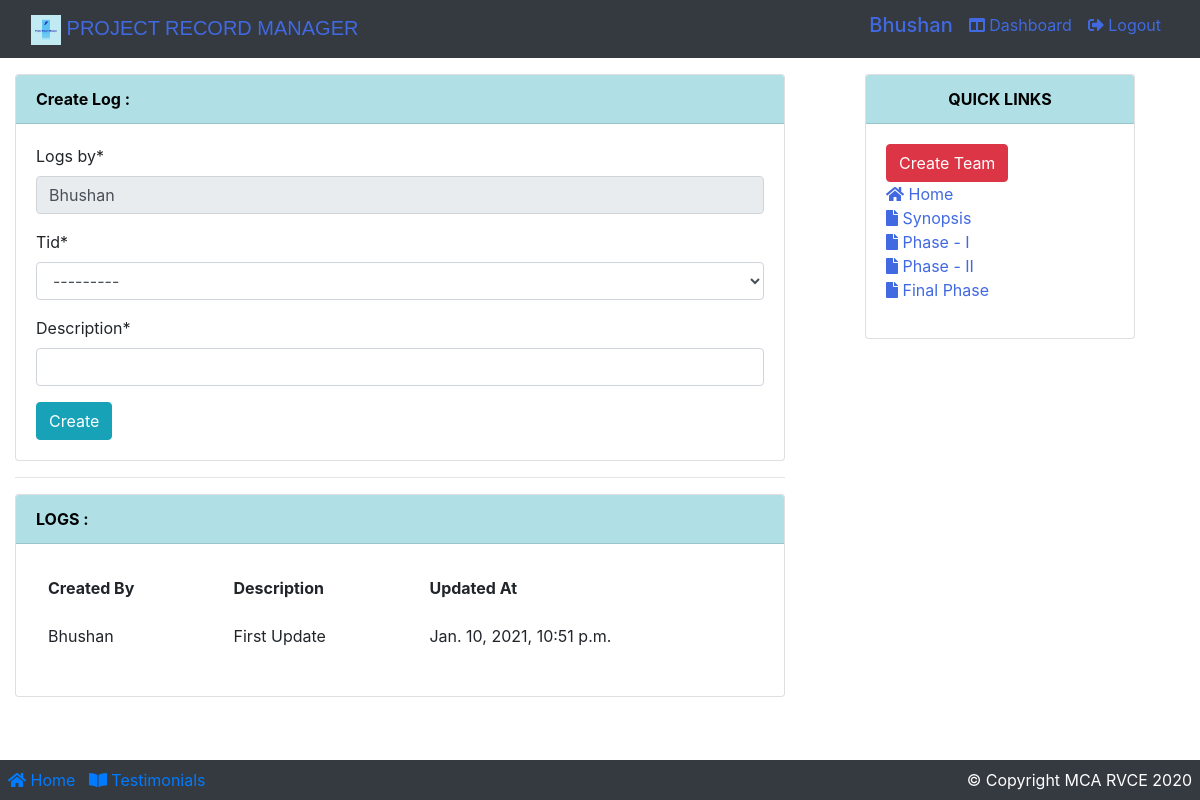
Before: /studentdash/ (signed in) with the older database file.
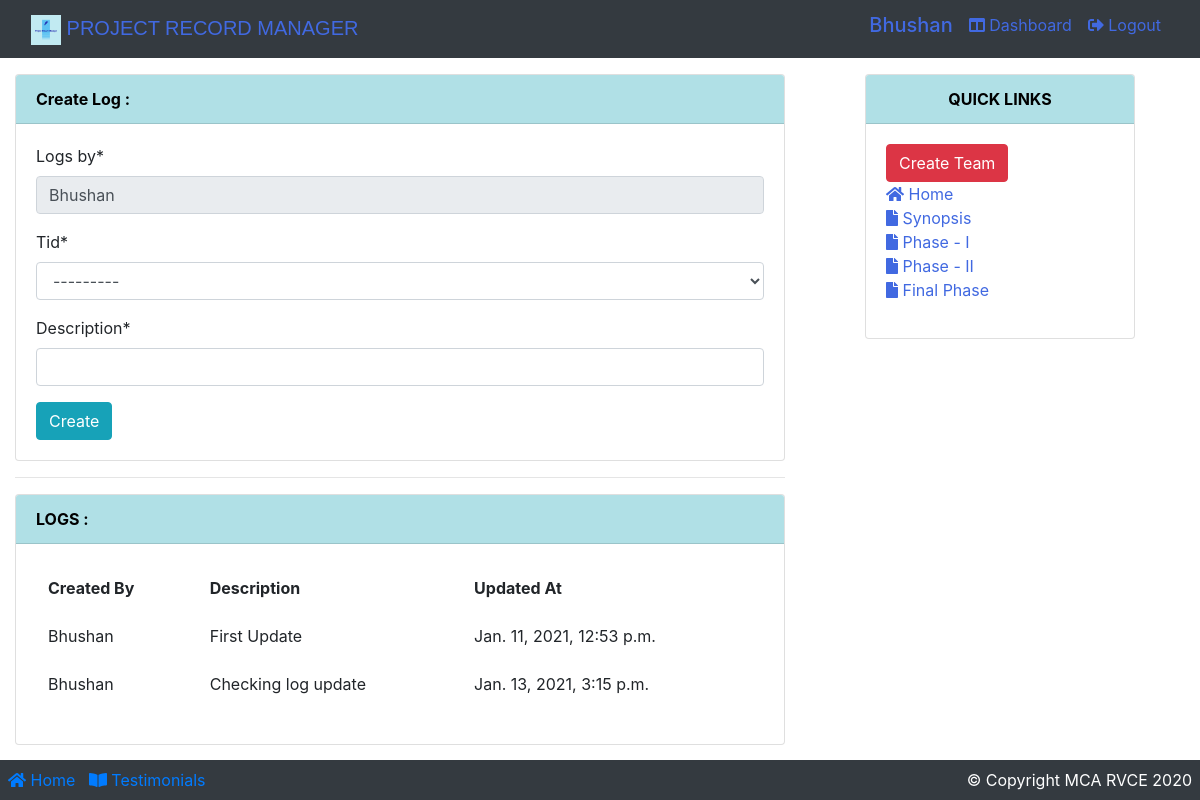
After: the same page with the newer database file.
### app/models.py (models this page shows, shortened)
class CustomUser(AbstractBaseUser, PermissionsMixin):
    username = None
    first_name = None
    last_name = None
    admin = models.BooleanField(default=False)
    active = models.BooleanField(default=True)
    staff = models.BooleanField(default=False)
    isstudent = models.BooleanField(default=False)
    isfaculty = models.BooleanField(default=False)
    student_available = models.BooleanField(default=False)
    faculty_available = models.BooleanField(default=False)
    email = models.EmailField(_('email address'), unique=True)
    USERNAME_FIELD = 'email'
    REQUIRED_FIELDS = []
    name = models.CharField(max_length=100)
    created_at = models.DateTimeField(auto_now_add=True)
    updated_at = models.DateTimeField(auto_now=True)
    objects = UserManager()
    @property
    def is_active(self):
        return self.active
    @property
    def is_student(self):
        return self.isstudent
    @property
    def is_faculty(self):
        return self.isfaculty

class Logs(models.Model):
    logs_by = models.CharField(max_length=100, default="logs")
    tid = models.ForeignKey(
        Team, on_delete=models.CASCADE, null=True)
    description = models.CharField(max_length=500, null=True)
    created_at = models.DateTimeField(auto_now_add=True)
    updated_at = models.DateTimeField(auto_now=True)
    def __str__(self):
        return str(self.logs_by)

### app/views.py (the view)
# urls.py: path('studentdash/', views.StudentDashboard, name="studentDashboard"),
def StudentDashboard(request):
    queryset1 = ""
    queryset2 = ""
    idTitle = ""
    idt = ""
    form = ""
    ret = ""
    try:
        queryset2 = Team.objects.filter(owner=(request.user.name + " " + request.user.email))
        queryset3 = Team.objects.filter(partner=request.user.id)
        if queryset2:
            for data in queryset3 or queryset2:
                idTitle = int(data.id)
        if queryset3:
            for data in queryset3 or queryset2:
                idTitle = int(data.id)
        idt = Logs.objects.filter(tid=idTitle)
        print("==> idt ", idt)
        print("Q2", queryset2)
        print("Q3", queryset3)
        if request.method == 'POST':
            form = LogCreationForm(request.POST)
            if form.is_valid():
                form.save()
                ven = form.cleaned_data.get('logs_by')
                print(ven)
                messages.success(request, f'Log created for {ven}.')
                return redirect('studentDashboard')
        else:
            form = LogCreationForm()
    except:
        ret = "First create team to generate logs!!!"
    return render(request, 'student_dashboard.html', {'forml': form, 'idt': idt, "ret": ret})

### app/forms.py
class LogCreationForm(forms.ModelForm):
    class Meta:
        model = Logs
        fields = ['logs_by', 'tid', 'description']

### app/models.py (called while the page is built)
    def __str__(self):
        return self.name + ' ' + self.email

    def __str__(self):
        return self.name + ' ' + self.email

    def __str__(self):
        return str(self.title) + ", Student1:  " + str(self.owner) + ", student2:  " + str(
            self.partner) + ", Guide:  " + str(self.guide)

### templates/student_dashboard.html (shortened to what this page needs)
{% extends 'base.html' %}
{% load static %}
{% load crispy_forms_tags %}
{% block content %}
    <div class="container-fluid mt-3">
        <div class="row mb-3">
            <div class="col-md-8 text-left">
                <div class="card">
                    <div class="card-header font-weight-bold " style="background:powderblue; color:black">Create Log :
                    </div>
                    <div class="card-body">
                        {% if forml %}
                            <form method="POST" action="">
                                <div id="div_id_logs_by" class="form-group">
                                    <label for="id_logs_by" class=" requiredField">
                                        Logs by<span class="asteriskField">*</span>
                                    </label>
                                    <div class="">
                                        <input type="text" name="logs_by" value="{{ request.user.name }}"
                                               maxlength="100"
                                               class="textinput textInput form-control" id="id_logs_by" readonly>
                                    </div>
                                </div>
                                {{ forml.tid| as_crispy_field }}
                                {{ forml.description| as_crispy_field }}
                                <button type="submit" class="btn btn-info"> Create</button>
                            </form>
                        {% else %}
                            <h4 class="text-danger">{{ ret }}</h4>
                        {% endif %}
                    </div>
                </div>
                <hr>
                <div class="card">
                    <div class="card-header font-weight-bold " style="background:powderblue; color:black">LOGS :</div>
                    <div class="card-body">
                        <table class="table table-borderless">
                            <thead>
                            <tr>
                                <th>Created By</th>
                                <th>Description</th>
                                <th>Updated At</th>
                            </tr>
                            </thead>
                            <tbody>
                            {% for data in idt %}
                                <tr>
                                    <td>{{ data.logs_by }}</td>
                                    <td>{{ data.description }}</td>
                                    <td>{{ data.updated_at }}</td>
                                </tr>
                            {% endfor %}
                            </tbody>
                        </table>
                    </div>
                </div>
            </div>
            <div class="col-md-3 mx-auto ">
                <div class="card">
                    <div class="card-header text-center font-weight-bold" style="background:powderblue; color:black;">
                        QUICK
                        LINKS
                    </div>
                    <div class="card-body">
                        <ul class="list-unstyled">
                            <li><a href="{% url 'teams' %}" class="btn btn-danger btn-md"
                                   style="text-decoration: none;">Create
                                Team</a></li>
                            <li><a href="{% url 'index' %}" style="text-decoration: none; color:royalblue;">
                                <em class="fas fa-home"></em> Home</a></li>
                            <li><a href="{% url 'projectsynopsis' %}" style="text-decoration: none; color:royalblue;">
                                <em class="fas fa-file"></em> Synopsis</a></li>
                            <li><a href="{% url 'projectphase1' %}" style="text-decoration: none; color:royalblue;">
                                <em class="fas fa-file"></em> Phase - I</a></li>
                            <li><a href="{% url 'projectphase2' %}" style="text-decoration: none; color:royalblue;">
                                <em class="fas fa-file"></em> Phase - II</a></li>
                            <li><a href="{% url 'projectfinale' %}" style="text-decoration: none; color:royalblue;">
                                <em class="fas fa-file"></em> Final Phase</a></li>
                        </ul>
                    </div>
                </div>
            </div>
        </div>
    </div>
{% endblock %}

### templates/base.html (shortened to what this page needs)
{% load static %}
<!DOCTYPE html>
<html lang="en">
<head>
    <link rel="stylesheet" href="{% static 'css/bootstrap.css' %}"/>
    <link rel="stylesheet" href="{% static 'css/main.css' %}"/>
    <link href="https://cdn.datatables.net/1.10.20/css/dataTables.bootstrap4.min.css" rel="stylesheet"
/>
    <link rel="stylesheet" href="https://use.fontawesome.com/releases/v5.6.3/css/all.css"/>
</head>
<body>
<nav class="navbar navbar-expand-lg bg-dark navbar-dark">
    <div class="container-fluid">
        <div class="navbar-header">
            <a class="navbar-brand" href="{% url 'index' %}"
               style="text-decoration: none; color:royalblue; font-family: Verdana, Geneva, Tahoma, sans-serif;">
                <img src="{% static 'images/logo/logo2.png' %}" alt="logo" width="30px" class="img img-fluid"/>
                PROJECT RECORD MANAGER</a>
        </div>
        <div class="collapse navbar-collapse justify-content-end" id="navbarSupportedContent">
            <ul class="nav navbar-nav">
                <li class="nav-item mr-3">
                    {% if request.user.is_student %}
                        <h5 style="text-decoration: none; color:royalblue;">{{ user.name }}</h5>
                    {% endif %}
                </li>
                <li class="nav-item">
                    {% if request.user.is_student %}
                        <li class="nav-item">
                            <a class="mr-3" href="{% url 'studentDashboard' %}"
                               style="text-decoration: none; color:royalblue;">
                                <span class="fas fa-columns"></span>&nbsp;Dashboard
                            </a>
                        </li>
                    {% endif %}
                {% if request.user.is_authenticated %}
                    <a class="mr-2" href="{% url 'logout' %}" style="text-decoration: none; color:royalblue;">
                        <span class="fas fa-sign-out-alt"></span>&nbsp;Logout
                    </a>
                    </li>
                {% endif %}
            </ul>
        </div>
    </div>
</nav>
{% block content %}
{% endblock %}
<br>
<footer class="container-fluid bg-dark p-2 fixed-bottom">
    <div class="row">
        <div class="col-md-6">
            <a href="{% url 'index' %}"><span class="fas fa-home"></span>&nbsp;Home</a> &nbsp;
            <a href="#"><span class="fas fa-book-open"></span>&nbsp;Testimonials</a>
        </div>
        <div class="col-md-6 text-right text-white">
            <span>© Copyright MCA RVCE 2020</span>
        </div>
    </div>
</footer>
</body>
</html>

### static/css/main.css (style rules this page uses)
.card-header { background-color:rgb(240, 235, 235); color: royalblue; }

Changed rows visible on the page:
removed Logs: logs_by "Bhushan", description "First Update", updated_at "Jan. 10, 2021, 10:51 p.m."
added Logs: logs_by "Bhushan", description "First Update", updated_at "Jan. 11, 2021, 12:53 p.m."
added Logs: logs_by "Bhushan", description "Checking log update", updated_at "Jan. 13, 2021, 3:15 p.m."
